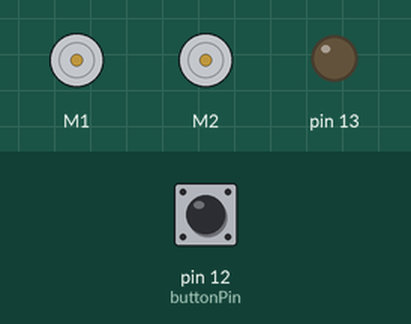
Bench run of a sketch on a simulated Arduino Uno, built with avr-gcc and run on an emulated ATmega328P. Shown: 2 × DC motor (green arrow = forward, orange = backward, longer = faster), output pins drawn as LEDs (lit = HIGH). The test bench sets the inputs (shaded band); at power-on: pin 12 (buttonPin) HIGH. What the sketch prints to the serial monitor is not drawn.

Above: at 0.4 s.
Timing chart, 0 to 3.0 s (numbered marks = the images above):
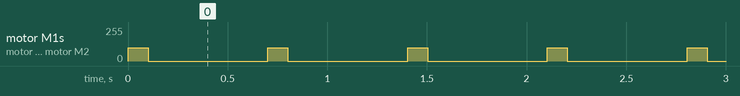

Measured:
- by itself, motor M1, motor M2: alternates forward 99/255 for 0.10 s and stopped for 0.60 s

The sketch:

SmartBumper_V1.2.ino
```cpp
#include <RedBot.h>
RedBotMotors motors;
RedBotBumper lBumper = RedBotBumper(3);  // initialzes bumper object on pin 3
RedBotBumper rBumper = RedBotBumper(11); // initialzes bumper object on pin 11

const int buttonPin = 12; // variable to store the button Pin
int lBumperState;  // state variable to store the bumper value
int rBumperState;  // state variable to store the bumper value
int xx = 1;

void setup()
{
  Serial.begin(9600);
  pinMode(buttonPin, INPUT_PULLUP);
  pinMode(13, OUTPUT);
}


void loop()
{
  Serial.print(xx);
  Serial.print(", ");

  if ( digitalRead(buttonPin) == LOW ) // if the button is pushed
  {
    xx = xx + 1;
  }

  while (xx == 2);
  {

    motors.drive(100);
    delay(100);
    motors.brake();
    delay(500);
  }

 delay(100);
}
```
